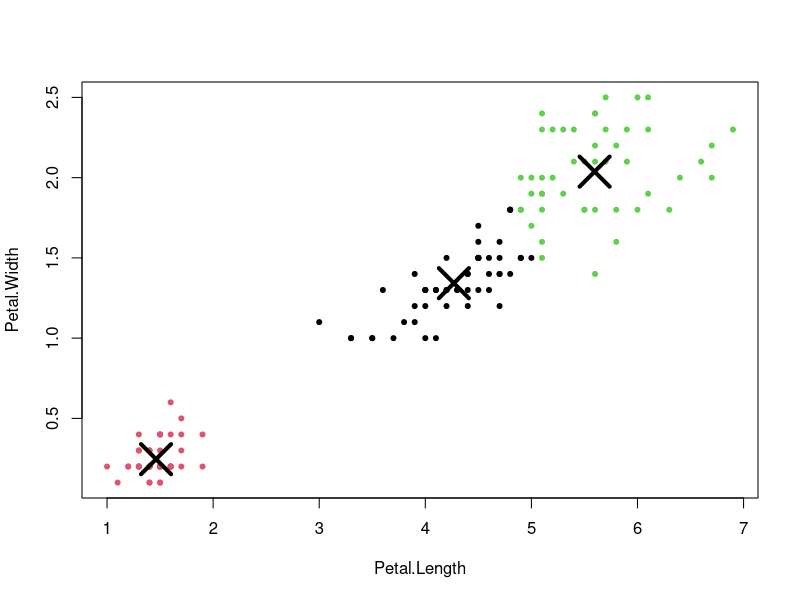

Reproduce this figure in R.
data("iris")
print(head(iris))

cluster = kmeans(iris[, c(3, 4)], 3)
plot(iris[, c(3, 4)], col = cluster$cluster, pch = 20, cex = 1)
points(cluster$centers, pch = 4, cex = 4, lwd = 4)